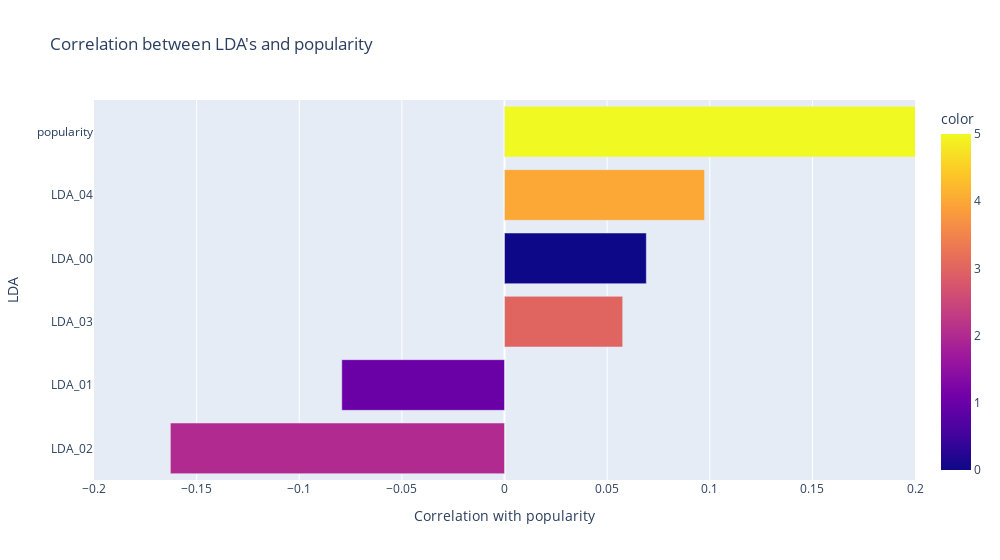

Here is the notebook cell this chart was saved with:
### Code cell
LDA=data[truely_continuous_value[18:23]+['popularity']]
fig=px.bar(LDA.corr()['popularity'].index,
            x=LDA.corr()['popularity'].values,
            y=LDA.corr()['popularity'].index,
            color=[i for i in range(6)],
            orientation='h',
            width=1000,
            title="Correlation between LDA's and popularity")
fig.update_layout(xaxis_title="Correlation with popularity", yaxis_title="LDA",xaxis_range=[-0.2,0.2],
                    yaxis_categoryorder = 'total ascending', uniformtext_mode='hide')

### Figure 1 — Plotly figure (JSON) as saved in the notebook; plotly's stock layout.template omitted (floating-point values rounded to 4 significant figures)
{"data": [{"alignmentgroup": "True", "hovertemplate": "x=%{x}<br>y=%{y}<br>color=%{marker.color}<extra></extra>", "legendgroup": "", "marker": {"color": [0, 1, 2, 3, 4, 5], "coloraxis": "coloraxis", "pattern": {"shape": ""}}, "name": "", "offsetgroup": "", "orientation": "h", "showlegend": false, "textposition": "auto", "type": "bar", "x": [0.0691, -0.07927, -0.1628, 0.05758, 0.09747, 1], "xaxis": "x", "y": ["LDA_00", "LDA_01", "LDA_02", "LDA_03", "LDA_04", "popularity"], "yaxis": "y"}], "layout": {"barmode": "relative", "coloraxis": {"colorbar": {"title": {"text": "color"}}, "colorscale": [[0, "#0d0887"], [0.1111, "#46039f"], [0.2222, "#7201a8"], [0.3333, "#9c179e"], [0.4444, "#bd3786"], [0.5556, "#d8576b"], [0.6667, "#ed7953"], [0.7778, "#fb9f3a"], [0.8889, "#fdca26"], [1, "#f0f921"]]}, "legend": {"tracegroupgap": 0}, "title": {"text": "Correlation between LDA's and popularity"}, "uniformtext": {"mode": "hide"}, "width": 1000, "xaxis": {"anchor": "y", "domain": [0, 1], "range": [-0.2, 0.2], "title": {"text": "Correlation with popularity"}}, "yaxis": {"anchor": "x", "categoryorder": "total ascending", "domain": [0, 1], "title": {"text": "LDA"}}}}
